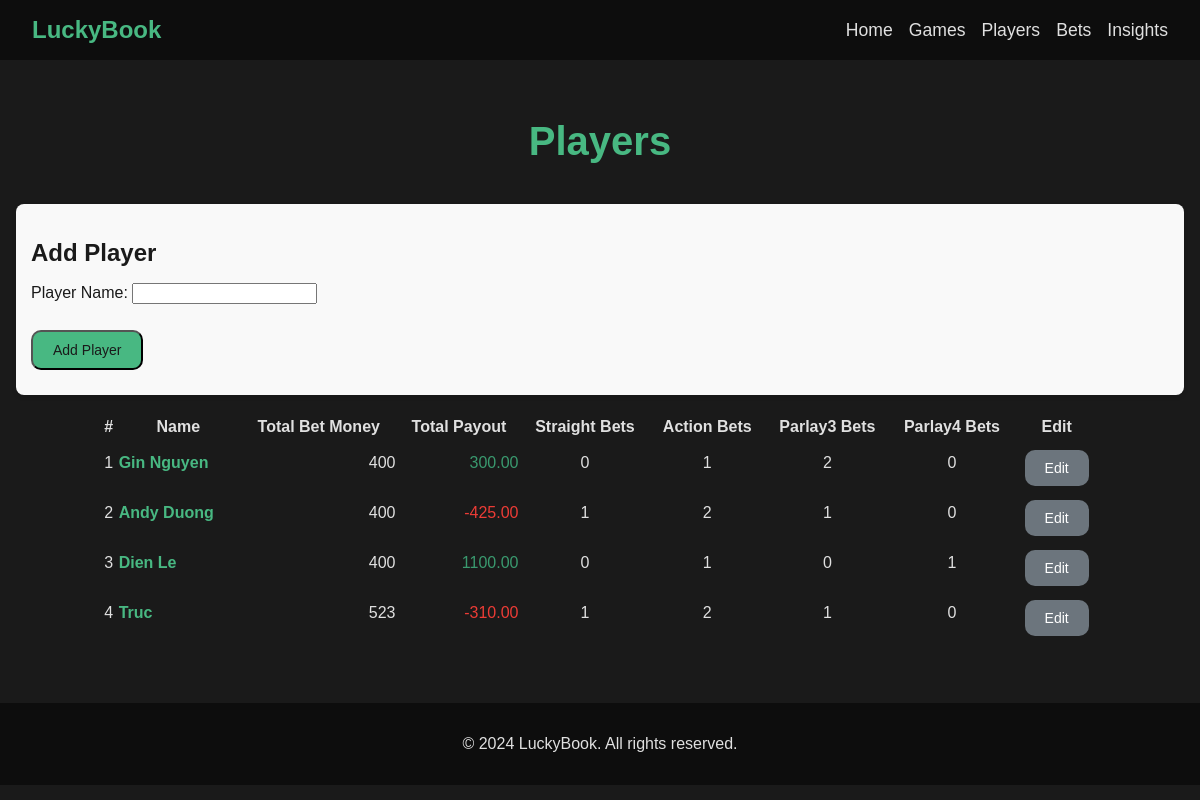
The app's page /players/, older data.
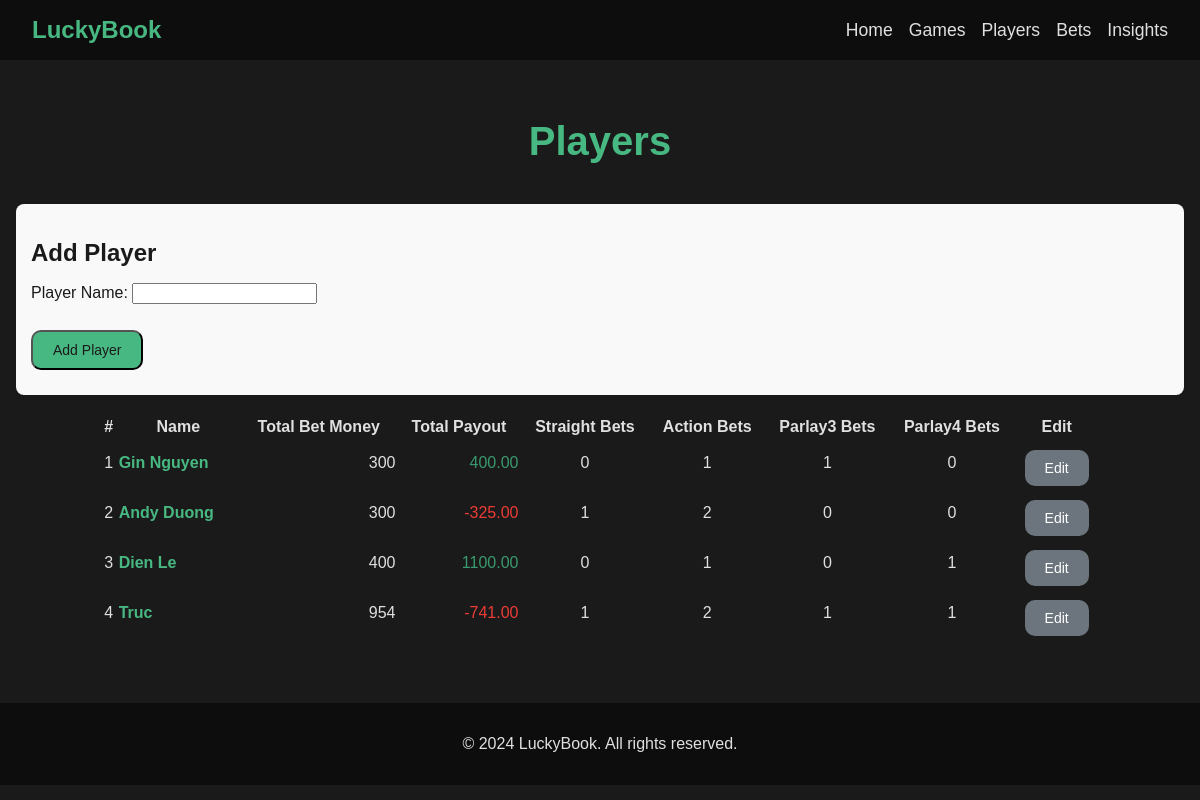
The same page, newer data.
### my_book/models.py (models this page shows, shortened)
class Player(models.Model):
    name = models.CharField(max_length=100, unique=True)
    total_betting_money = models.DecimalField(
        max_digits=12, decimal_places=2, default=0.00
    )
    total_payout = models.DecimalField(max_digits=12, decimal_places=2, default=0.00)
    def get_straight_bet_count(self):
        return self.straight_bets.count()
    def get_action_bet_count(self):
        return self.action_bets.count()
    def get_parlay3_bet_count(self):
        return self.parlay3_bets.count()
    def get_parlay4_bet_count(self):
        return self.parlay4_bets.count()
    def calculate_total_betting_money(self):
        total_betting_money = self.straight_bets.aggregate(total=Sum("bet_amount"))[
            "total"
        ] or Decimal(0)
        total_betting_money += self.action_bets.aggregate(total=Sum("bet_amount"))[
            "total"
        ] or Decimal(0)
        total_betting_money += self.parlay3_bets.aggregate(total=Sum("bet_amount"))[
            "total"
        ] or Decimal(0)
        total_betting_money += self.parlay4_bets.aggregate(total=Sum("bet_amount"))[
            "total"
        ] or Decimal(0)
        self.total_betting_money = total_betting_money
        self.save()
        return total_betting_money
    def calculate_total_payout(self):
        total_payout = 0
        for bet_model in [
            self.straight_bets,
            self.action_bets,
            self.parlay3_bets,
            self.parlay4_bets,
        ]:
            for bet in bet_model.all():
                payout = bet.calculate_payout()
                if payout:
                    total_payout += bet.calculate_payout()
        self.total_payout = total_payout
        self.save()
        return total_payout

### my_book/views.py (the view, shortened to what this page needs)
class PlayerListView(ListView):
    model = Player
    template_name = "players/player_list.html"
    context_object_name = "players"
    def get_context_data(self, **kwargs):
        context = super().get_context_data(**kwargs)
        if "player_form" not in context:
            context["player_form"] = PlayerForm()
        players = Player.objects.all()
        for player in players:
            player.calculate_total_betting_money()
            player.calculate_total_payout()
        context["players"] = players
        return context

### my_book/forms.py
class PlayerForm(forms.ModelForm):
    class Meta:
        model = Player
        fields = ["name"]
        labels = {
            "name": "Player Name",
        }
        widgets = {
            "name": forms.TextInput(attrs={"class": "form-control"}),
        }

### my_book/models.py (called while the page is built)
    def determine_over_under(self):
        if (
            self.total_points is None
            or self.total_points == Decimal(0.00)
            or self.over_under_points is None
            or self.over_under_points == Decimal(0.00)
        ):
            print(f"Game.determine_winner(): {self} points not available yet.")
            return None
        if self.total_points > self.over_under_points:
            return "Over"
        elif self.total_points < self.over_under_points:
            return "Under"
        else:
            return "Tie"

    def __str__(self):
        return f"{self.team_a}@{self.team_b}"

    def calculate_payout(self):
        outcome = self.single_bet1.determine_outcome()
        if outcome == "Win":
            multiplier = Decimal(1)
        elif outcome == "Tie":
            multiplier = Decimal(0)
        elif outcome == "Loss":
            multiplier = Decimal(-1.05)  # includes 5% comission
        elif outcome == "Pending":
            self.payout = None
            self.save()
            return None
        else:
            raise ValueError("Invalid outcome for the bet.")
        payout = self.bet_amount * multiplier
        self.payout = payout.quantize(Decimal("0.01"), rounding=ROUND_HALF_UP)
        self.save()
        return self.payout

### my_book/templates/players/player_list.html (shortened to what this page needs)
{% extends "my_book/base.html" %}
{% block content %}
<div class="container">
    <h1 class="page-title">Players</h1>
    <div class="create-player-form">
        <h2>Add Player</h2>
        <form method="POST" class="form-inline">
            {{ player_form.as_p }}
            <button type="submit" class="btn btn-primary">Add Player</button>
        </form>
    </div>
    <div class="player-list">
        <table class="table table-striped">
            <thead>
                <tr>
                    <th>#</th>
                    <th>Name</th>
                    <th>Total Bet Money</th>
                    <th>Total Payout</th>
                    <th>Straight Bets</th>
                    <th>Action Bets</th>
                    <th>Parlay3 Bets</th>
                    <th>Parlay4 Bets</th>
                    <th>Edit</th>
                </tr>
            </thead>
            <tbody>
                {% for player in players %}
                    <tr>
                        <td>{{ forloop.counter }}</td>
                        <td style="text-align: left;">
                            <a href="{% url 'player-detail' player.pk %}" class="player-name-link">
                            {{ player.name }}
                            </a>
                        </td>
                        <td style="text-align: right;">{{ player.total_betting_money }}</td>
                        <td style="text-align: right;">
                            <span
                                class="{% if player.total_payout < 0 %}text-red{% else %}text-green{% endif %}">
                                {{ player.total_payout }}
                            </span>
                        </td>
                        <td>{{ player.get_straight_bet_count }}</td>
                        <td>{{ player.get_action_bet_count }}</td>
                        <td>{{ player.get_parlay3_bet_count }}</td>
                        <td>{{ player.get_parlay4_bet_count }}</td>
                        <td>
                            <a href="{% url 'player-edit' player.id %}" class="btn btn-secondary btn-sm">Edit</a>
                        </td>
                    </tr>
                {% endfor %}
            </tbody>
        </table>
    </div>
</div>
{% endblock %}

### my_book/templates/my_book/base.html (shortened to what this page needs)
{% load static %}
<!DOCTYPE html>
<html lang="en">
<head>
    <link rel="stylesheet" href="{% static 'styles.css' %}">
</head>
<body class="dark-mode">
    <header>
        <div class="logo">LuckyBook</div>
        <nav>
            <ul>
                <li><a href="{% url 'home' %}">Home</a></li>
                <li><a href="{% url 'game-list' %}">Games</a></li>
                <li><a href="{% url 'player-list' %}">Players</a></li>
                <li><a href="{% url 'bet-list' %}">Bets</a></li>
                <li><a href="{% url 'insights' %}">Insights</a></li>
            </ul>
        </nav>
    </header>
    <main>
        {% block content %}
        {% endblock %}
    </main>
    <footer>
        <p>© 2024 LuckyBook. All rights reserved.</p>
    </footer>
</body>
</html>

### static/styles.css (style rules this page uses)
body.dark-mode { background-color: #1a1a1a; color: #e0e0e0; font-family: Arial, sans-serif; margin: 0; padding: 0; }
header { background-color: #0d0d0d; padding: 1em 2em; display: flex; justify-content: space-between; align-items: center; }
header .logo { font-size: 1.5em; color: #48b882; font-weight: bold; }
header nav ul { list-style: none; margin: 0; padding: 0; display: flex; gap: 1em; }
header nav ul li a { color: #e0e0e0; text-decoration: none; font-size: 1.1em; transition: color 0.3s ease; }
footer { text-align: center; padding: 1em; background-color: #0d0d0d; color: #e0e0e0; margin-top: 2em; }
.container { max-width: 1200px; margin: 0 auto; padding: 2em 1em; }
.page-title { font-size: 2.5em; color: #48b882; margin-bottom: 1em; text-align: center; }
table { margin: 0 auto; width: 90%; max-width: 1000px; }
.btn-primary { display: inline-block; background-color: #48b882; color: #1a1a1a; padding: 10px 20px; font-size: 14px; text-decoration: none; border-radius: 10px; transition: background-color 0.3s ease; margin: 10px auto; }
.btn-secondary { background-color: #6c757d; color: #ffffff; padding: 10px 20px; border: none; border-radius: 10px; font-size: 14px; cursor: pointer; text-decoration: none; display: inline-block; transition: background-color 0.3s ease; margin-top: 10px; }
.create-player-form { margin-bottom: 20px; background: #f9f9f9; padding: 15px; border-radius: 8px; box-shadow: 0 2px 5px rgba(0, 0, 0, 0.1); color: #1a1a1a; }
.create-player-form h2 { margin-bottom: 10px; }
.table-striped th, .table-striped td { text-align: center; vertical-align: middle; }
.player-name-link { color: #48b882; text-decoration: none; font-weight: bold; transition: color 0.3s ease; }
.text-red { color: #ec3c36; }
.text-green { color:#3a9a6f; }

Row changes from the older to the newer data that the page shows:
changed Player "Gin Nguyen": total_betting_money "400" → "300"; total_payout "300.00" → "400.00"; get_parlay3_bet_count "2" → "1"
changed Player "Andy Duong": total_betting_money "400" → "300"; total_payout "-425.00" → "-325.00"; get_parlay3_bet_count "1" → "0"
changed Player "Truc": total_betting_money "523" → "954"; total_payout "-310.00" → "-741.00"; get_parlay4_bet_count "0" → "1"
